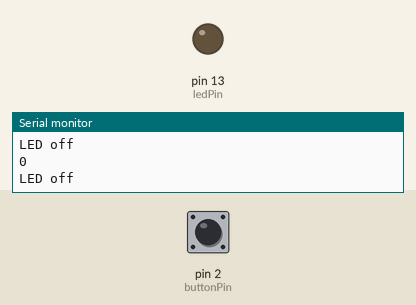
Bench run of a sketch on a simulated Arduino Uno, built with avr-gcc and run on an emulated ATmega328P. On the bench: output pins drawn as LEDs (lit = HIGH), the last lines printed to the serial monitor. The inputs (shaded band) are chosen by the test bench; at power-on: pin 2 (buttonPin) LOW.

Above: at 1.2 s.
1.3 s: pin 2 (buttonPin) pulled HIGH for 0.15 s
At 1.4 s:
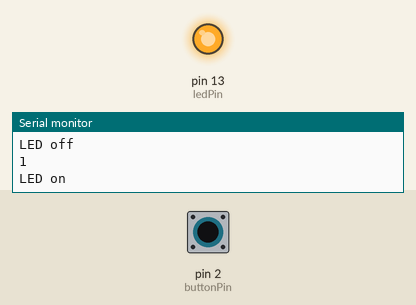
3.0 s: pin 2 (buttonPin) pulled HIGH for 3.2 s
At 6.8 s:
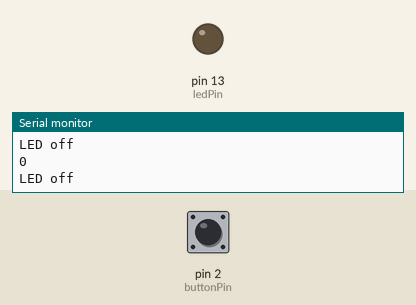
Timing chart, 0 to 8.3 s (numbered marks = the images above; inputs shaded):
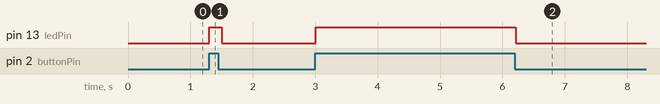

The sketch:

EX2-8.ino
```cpp
const int buttonPin = 2;     //按鈕連接之腳位編號
const int ledPin =  13;     //LED連接之腳位編號

int buttonState = 0;        //讀取按鈕狀態的變數

void setup() {
  pinMode(ledPin, OUTPUT);
  pinMode(buttonPin, INPUT);
  Serial.begin(9600);
}

void loop() {
  buttonState = digitalRead(buttonPin); //讀取按鈕狀態
  Serial.println(buttonState); //顯示按鈕狀態
  //檢查按鈕是否被壓下，被壓下時buttonState值為HIGH
  if (buttonState == HIGH) {
    digitalWrite(ledPin, HIGH);
    Serial.println("LED on");
  } else {
    digitalWrite(ledPin, LOW);
    Serial.println("LED off");
  }
  delay(100);
}
```

Measured:
- after the input at 1.3 s, pin 13 (ledPin): LOW → HIGH at once, → LOW 0.20 s later
- after the input at 3.0 s, pin 13 (ledPin): LOW → HIGH at once, → LOW 3.2 s later
